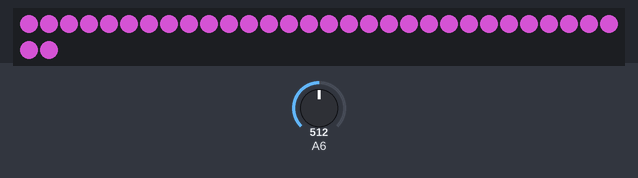
Simulated run of this sketch. Board: Arduino Uno, built with avr-gcc and run on an emulated ATmega328P. On the bench: 32 RGB LEDs in strip order, left to right, continuing on the next row. The inputs (shaded band) are chosen by the test bench; at power-on: A6 = 512. Dim RGB values are drawn brighter than linear.

Above: at 1.2 s.
1.3 s: A6 set to 716
At 2.2 s:
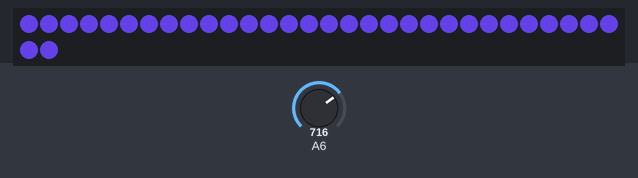
2.8 s: A6 set to 306
At 3.4 s:
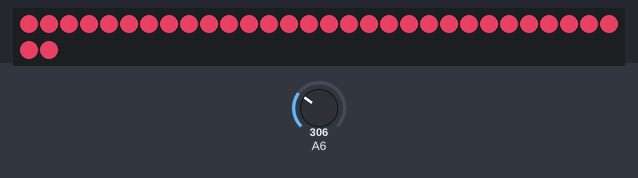
4.3 s: A6 set to 0
At 5.7 s:
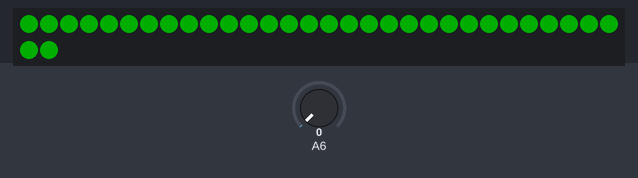
Timing chart, 0 to 7.3 s (numbered marks = the images above; inputs shaded):
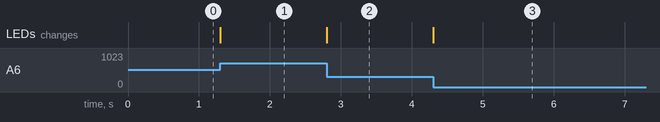

Measured:
- after the input at 1.3 s, the LEDs: change at once (image 1)
- after the input at 2.8 s, the LEDs: change at once (image 2)
- after the input at 4.3 s, the LEDs: change at once (image 3)

The sketch:

Day2_6knobcolor.ino
```cpp
//SETUP CODE
#include "FastLED.h"

#define NUM 32
#define DATA_PIN 3

CRGB leds[NUM];

void setup() { FastLED.addLeds<WS2811, DATA_PIN>(leds, NUM); }

//LOOPING CODE
void loop() {

  int knob = analogRead(20);
  for(int i = 0; i < NUM; i++) {
     leds[i] = CRGB(256-knob/4,50,knob/4);
  }

  FastLED.show();

}
```
